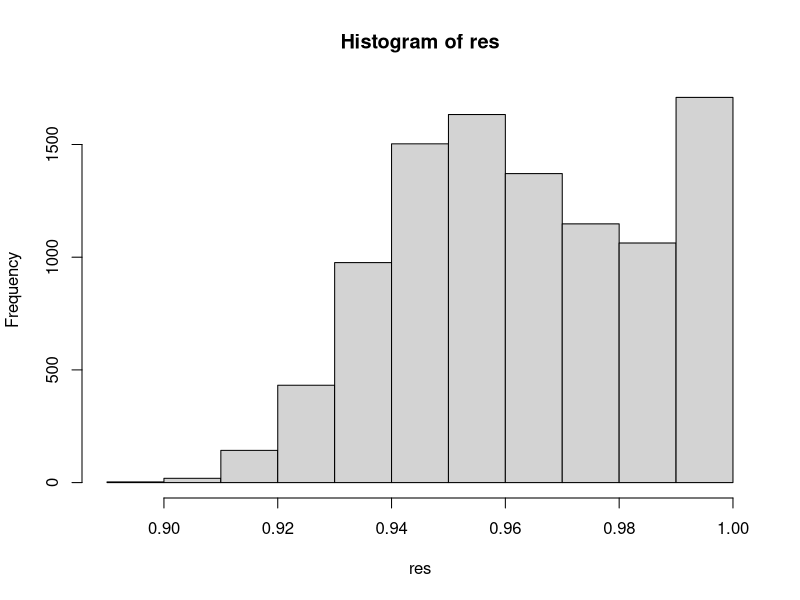

Write the R code that produced this figure.
setwd("/home/zhuzhi/r_idea/")

x <- rnorm(500, mean = 10, sd = 1)
y <- rnorm(500, mean = 10, sd = 1)
z <- rnorm(500, mean = 30, sd = 3)
# z1 <- rnorm(500, mean = 30, sd = 9)
# z2 <- rnorm(500, mean = 30, sd = 9)

cor(x,y);cor(x,z);cor(y,z)
cor(x/z,y/z)


n <- 10000
res <- numeric(n)
for(i in 1:n){
  cat(i, fill=TRUE)
  x <- rnorm(500, mean = 10, sd = 1)
  y <- rnorm(500, mean = 10, sd = 1)
  z <- rnorm(500, mean = 30, sd = 9)
  
  res[i] <- cor(x/z, y/z)
  
}

hist(res)


0.3^2/(0.1^2+0.3^2)



rnorm(10, mean=10, sd=1)
rnorm(10, mean=20, sd=2)



